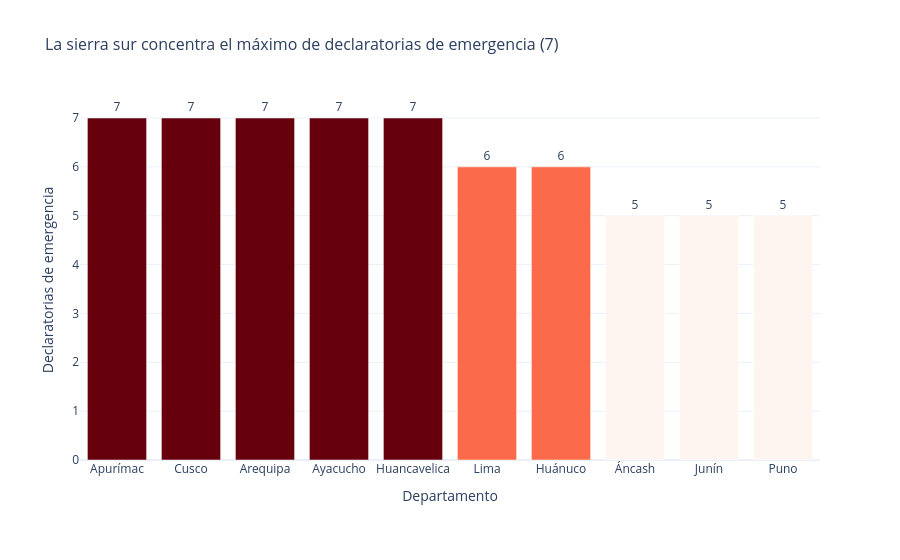

Notebook cell for this chart:
### Code cell
fig = px.bar(
    dep_declaratorias,
    x="departamento", y="declaratorias",       # departamento en el eje X, número de declaratorias en el eje Y
    text_auto=True,                            # escribe el valor encima de cada barra
    color="declaratorias",                     # el color depende del número de declaratorias...
    color_continuous_scale="reds",             # ...con una escala de rojos (más oscuro = más declaratorias)
    # <br> parte el título en dos líneas para que entre completo en el cuadro
    title="La sierra sur concentra el máximo de declaratorias de emergencia (7)",
    labels={"departamento": "Departamento",    # nombres claros para los ejes
            "declaratorias": "Declaratorias de emergencia"},
)
fig.update_traces(textposition="outside", cliponaxis=False)   # el número va fuera de la barra y no se corta
fig.update_layout(coloraxis_showscale=False,                  # ocultamos la barra de color: ya se ve el número
                  template="plotly_white",                    # fondo blanco, más limpio
                  title_font_size=16,
                  margin=dict(b=100))                         # espacio abajo para la fuente
# Texto de la fuente: lo pegamos al pie de cada gráfico (la rúbrica pide citar la fuente)
FUENTE = "Fuente: dataset.csv del Assignment 2, grupo 11 (declaratorias de emergencia y lluvia en la capital de cada departamento, 1 ene – 31 may 2024)."
# Agregamos la fuente al pie del gráfico (xref/yref="paper" = posición relativa al cuadro)
fig.add_annotation(text=FUENTE, xref="paper", yref="paper", x=0, y=-0.32,
                   showarrow=False, font=dict(size=10, color="gray"), xanchor="left")
fig.show()

### Figure 1 — Plotly figure (JSON) as saved in the notebook; plotly's stock layout.template omitted (floating-point values rounded to 4 significant figures)
{"data": [{"cliponaxis": false, "hovertemplate": "Departamento=%{x}<br>Declaratorias de emergencia=%{marker.color}<extra></extra>", "legendgroup": "", "marker": {"color": [7, 7, 7, 7, 7, 6, 6, 5, 5, 5], "coloraxis": "coloraxis", "pattern": {"shape": ""}}, "name": "", "orientation": "v", "showlegend": false, "textposition": "outside", "texttemplate": "%{y}", "type": "bar", "x": ["Apurímac", "Cusco", "Arequipa", "Ayacucho", "Huancavelica", "Lima", "Huánuco", "Áncash", "Junín", "Puno"], "xaxis": "x", "y": [7, 7, 7, 7, 7, 6, 6, 5, 5, 5], "yaxis": "y"}], "layout": {"annotations": [{"font": {"color": "gray", "size": 10}, "showarrow": false, "text": "Fuente: dataset.csv del Assignment 2, grupo 11 (declaratorias de emergencia y lluvia en la capital de cada departamento, 1 ene – 31 may 2024).", "x": 0, "xanchor": "left", "xref": "paper", "y": -0.32, "yref": "paper"}], "barmode": "relative", "coloraxis": {"colorbar": {"title": {"text": "Declaratorias de emergencia"}}, "colorscale": [[0, "rgb(255,245,240)"], [0.125, "rgb(254,224,210)"], [0.25, "rgb(252,187,161)"], [0.375, "rgb(252,146,114)"], [0.5, "rgb(251,106,74)"], [0.625, "rgb(239,59,44)"], [0.75, "rgb(203,24,29)"], [0.875, "rgb(165,15,21)"], [1, "rgb(103,0,13)"]], "showscale": false}, "legend": {"tracegroupgap": 0}, "margin": {"b": 100}, "title": {"font": {"size": 16}, "text": "La sierra sur concentra el máximo de declaratorias de emergencia (7)"}, "xaxis": {"anchor": "y", "domain": [0, 1], "title": {"text": "Departamento"}}, "yaxis": {"anchor": "x", "domain": [0, 1], "title": {"text": "Declaratorias de emergencia"}}}}
